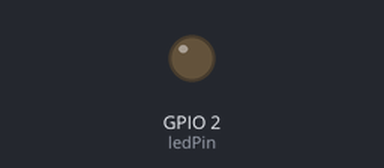
Recording of a sketch running on a simulated ESP32. Parts: output pins drawn as LEDs (lit = HIGH).

Above: at 0.8 s.
At 7.25 s:
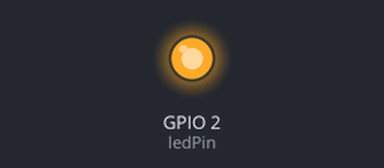
Timing chart, 0 to 7.8 s (numbered marks = the images above):
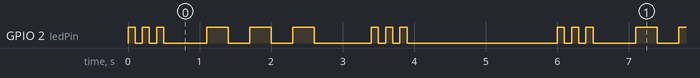

Measured:
- by itself, GPIO 2 (ledPin): repeats every 6.0 s: 2 × (LOW 0.10 s, HIGH 0.10 s), LOW 0.60 s, 2 × (HIGH 0.30 s, LOW 0.30 s), HIGH 0.30 s, LOW 0.80 s, 2 × (HIGH 0.10 s, LOW 0.10 s), HIGH 0.10 s, LOW 2.1 s, HIGH 0.10 s
- by itself, everything shown: repeats every 6.0 s, in 18 steps

The sketch:

millis_SOS.ino
```cpp
// 定义LED引脚，ESP32通常板载LED连接在GPIO 2
const int ledPin = 2;
unsigned long previous =0;
int s1=0,O=0,s2=0;
unsigned long current=0;
void setup() {
  // 初始化串口通信，设置波特率为115200
  Serial.begin(115200);
  // 将LED引脚设置为输出模式
  pinMode(ledPin, OUTPUT);
}

void loop() {
  while(s1<3)//第一次S
  {
    current=millis();
    if((current-previous)>=0&&(current-previous)<100){digitalWrite(ledPin,HIGH);}
    if((current-previous)>=100&&(current-previous)<200){digitalWrite(ledPin,LOW);}
    if((current-previous)>=200){previous=current;s1++;}
  }
  if(s1==3)s1=0;


  while(current-previous<500)//暂停500ms
  {
    current=millis();
  }
  previous=current;


  while(O<3)
  {
    current=millis();
    if((current-previous)>=0&&(current-previous)<300){digitalWrite(ledPin,HIGH);}
    if((current-previous)>=300&&(current-previous)<600){digitalWrite(ledPin,LOW);}
    if((current-previous)>=600){previous=current;O++;}
  }
  if(O==3)O=0;


  while(current-previous<500)//暂停500ms
  {
    current=millis();
  }
  previous=current;


  while(s2<3)
  {
    current=millis();
    if((current-previous)>=0&&(current-previous)<100){digitalWrite(ledPin,HIGH);}
    if((current-previous)>=100&&(current-previous)<200){digitalWrite(ledPin,LOW);}
    if((current-previous)>=200){previous=current;s2++;}
  }
  if(s2==3)s2=0;
  while(current-previous<2000)//暂停500ms
  {
    current=millis();
  }
  previous=current;
}
```
